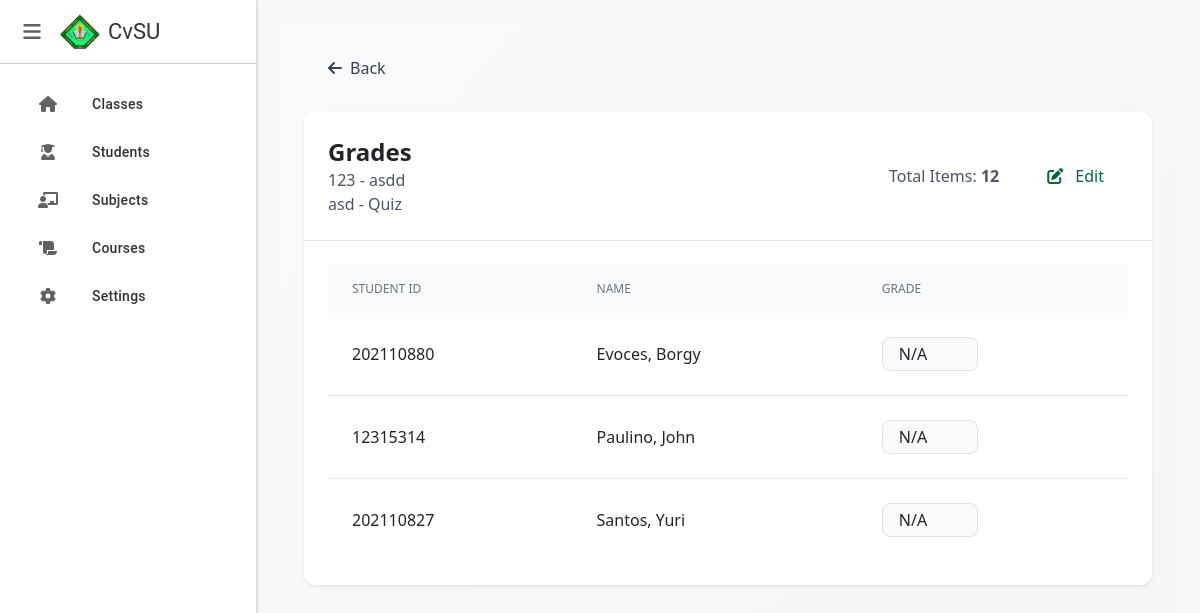
Screenshot of /activities/17/grades/ with the database file from the repository.
### SMSapp/models.py (models this page shows, shortened)
class Activity(models.Model):
    ACTIVITY_TYPE_CHOICES = [
        ('Quiz', 'Quiz'),
        ('Activities', 'Activities'),
        ('Exam', 'Exam'),
        ('Project', 'Project'),
    ]
    activity_id = models.AutoField(primary_key=True)
    subject = models.ForeignKey(Subject, on_delete=models.CASCADE)
    activity_type = models.CharField(max_length=20, choices=ACTIVITY_TYPE_CHOICES)
    activity_name = models.CharField(max_length=100)
    total_items = models.PositiveIntegerField()
    date_assigned = models.DateField(default=datetime.date.today)  # Changed from timezone.now

class Subject(models.Model):
    SEMESTER_CHOICES = [
        (1, '1st Semester'),
        (2, '2nd Semester'),
        (3, 'Summer'),
    ]
    subject_code = models.CharField(max_length=20, primary_key=True)
    subject_title = models.CharField(max_length=100)
    course = models.ForeignKey(Course, on_delete=models.CASCADE, null=True, blank=True)  # Make course optional
    school_year = models.CharField(max_length=20)
    semester = models.PositiveSmallIntegerField(choices=SEMESTER_CHOICES)
    year_level = models.PositiveSmallIntegerField()
    section = models.CharField(max_length=20)
    archive = models.BooleanField(default=False)
    class Meta:
        ordering = ['subject_code']

class StudentSubjectEnrollment(models.Model):
    student = models.ForeignKey(Student, on_delete=models.CASCADE)
    subject = models.ForeignKey(Subject, on_delete=models.CASCADE)

class Student(models.Model):
    student_id = models.CharField(max_length=20, primary_key=True)
    last_name = models.CharField(max_length=50)
    first_name = models.CharField(max_length=50)
    middle_name = models.CharField(max_length=50, blank=True, null=True)
    course = models.ForeignKey(Course, on_delete=models.SET_NULL, null=True)
    year_level = models.PositiveSmallIntegerField()
    section = models.CharField(max_length=20)
    objects = StudentManager()

### SMSapp/views.py (the view)
# urls.py: path('activities/<int:activity_id>/grades/', views.grades, name='grades'),
def grades(request, activity_id):
    activity = Activity.objects.select_related('subject').get(activity_id=activity_id)
    enrollments = StudentSubjectEnrollment.objects.filter(
        subject=activity.subject
    ).select_related('student').annotate(
        grade=models.Subquery(
            Grade.objects.filter(
                student=models.OuterRef('student'),
                activity=activity
            ).values('student_grade')[:1]
        )
    ).order_by('student__last_name', 'student__first_name')  # Order by last name, then first name
    context = {
        'activity': activity,
        'enrollments': enrollments,
    }
    return render(request, 'grades.html', context)

### SMSapp/templates/grades.html (shortened to what this page needs)
{% extends 'base.html' %}
{% load static %}
{% block content %}
<div class="min-h-screen p-6 bg-gradient-to-br from-gray-50 to-gray-100">
    <div class="flex justify-between items-center mb-6">
        <button onclick="history.back()"
                class="inline-flex items-center px-4 py-2 text-gray-700 hover:text-gray-900">
            <i class="fas fa-arrow-left mr-2"></i>
            <span>Back</span>
        </button>
    </div>
    <div class="bg-white rounded-xl shadow-sm">
        <div class="p-6 border-b border-gray-200">
            <div class="flex justify-between items-center">
                <div>
                    <h1 class="text-2xl font-semibold">Grades</h1>
                    <p class="text-gray-600">{{ activity.subject.subject_code }} - {{ activity.subject.subject_title }}</p>
                    <p class="text-gray-600">{{ activity.activity_name }} - {{ activity.activity_type }}</p>
                </div>
                <div class="flex items-center gap-4">
                    <p class="text-gray-600">Total Items: <span class="font-bold">{{ activity.total_items }}</span></p>
                    <button id="editGrades"
                            class="px-4 py-2 text-[#006837] hover:bg-gray-100 rounded-lg transition-colors">
                        <i class="fas fa-edit mr-2"></i>
                        <span>Edit</span>
                    </button>
                </div>
            </div>
        </div>
        <div class="p-6">
            <form id="gradesForm">
                <div class="overflow-x-auto">
                    <table class="min-w-full">
                        <thead class="bg-gray-50">
                            <tr>
                                <th class="px-6 py-3 text-left text-xs font-medium text-gray-500 uppercase">Student ID</th>
                                <th class="px-6 py-3 text-left text-xs font-medium text-gray-500 uppercase">Name</th>
                                <th class="px-6 py-3 text-left text-xs font-medium text-gray-500 uppercase">Grade</th>
                            </tr>
                        </thead>
                        <tbody class="divide-y divide-gray-200">
                            {% for enrollment in enrollments %}
                            <tr>
                                <td class="px-6 py-4">{{ enrollment.student.student_id }}</td>
                                <td class="px-6 py-4">{{ enrollment.student.last_name }}, {{ enrollment.student.first_name }}</td>
                                <td class="px-6 py-4">
                                    <input type="text"
                                           class="grade-input w-24 px-3 py-1 rounded-lg border border-gray-300 focus:ring-2 focus:ring-[#006837]/20 focus:border-[#006837] bg-gray-50"
                                           data-student-id="{{ enrollment.student.student_id }}"
                                           value="{{ enrollment.grade|default:'N/A' }}"
                                           readonly>
                                </td>
                            </tr>
                            {% endfor %}
                        </tbody>
                    </table>
                </div>
            </form>
        </div>
    </div>
</div>
{% endblock %}

### SMSapp/templates/base.html (shortened to what this page needs)
{% load static %}
<!DOCTYPE html>
<html lang="en">
<head>
    <link href="https://cdn.jsdelivr.net/npm/bootstrap@5.3.0/dist/css/bootstrap.min.css" rel="stylesheet">
    <script src="https://cdn.tailwindcss.com"></script>
    <link rel="stylesheet" href="https://cdnjs.cloudflare.com/ajax/libs/font-awesome/6.0.0/css/all.min.css">
</head>
<body>
    <div class="flex h-screen">
        <aside class="sidebar flex flex-col h-full fixed" id="sidebar">
            <div class="sidebar-header">
                <button class="menu-button" id="toggleSidebar" aria-label="Menu">
                    <i class="fas fa-bars text-[20px] text-[#5f6368]"></i>
                </button>
                <div class="logo-container">
                    <img src="{% static 'images/image.png' %}" alt="Classroom" class="logo-image">
                    <span class="logo-text">CvSU</span>
                </div>
            </div>
            <nav class="flex-1 py-3">
                <a href="/" class="nav-link flex items-center {% if request.path == '/' %}active{% endif %}">
                    <div class="nav-icon">
                        <i class="fas fa-home"></i>
                    </div>
                    <span class="nav-text">Classes</span>
                </a>
                <a href="{% url 'students' %}" class="nav-link flex items-center {% if request.path == '/students/' %}active{% endif %}">
                    <div class="nav-icon">
                        <i class="fas fa-user-graduate"></i>
                    </div>
                    <span class="nav-text">Students</span>
                </a>
                <a href="{% url 'subjects' %}" class="nav-link flex items-center {% if request.path == '/subjects/' %}active{% endif %}">
                    <div class="nav-icon">
                        <i class="fas fa-chalkboard-teacher"></i>
                    </div>
                    <span class="nav-text">Subjects</span>
                </a>
                <a href="{% url 'courses' %}" class="nav-link flex items-center {% if request.path == '/courses/' %}active{% endif %}">
                    <div class="nav-icon">
                        <i class="fas fa-scroll"></i>
                    </div>
                    <span class="nav-text">Courses</span>
                </a>
                <a href="#" class="nav-link flex items-center">
                    <div class="nav-icon">
                        <i class="fas fa-cog"></i>
                    </div>
                    <span class="nav-text">Settings</span>
                </a>
            </nav>
        </aside>
        <div class="main-content" id="mainContent">
            <main class="p-6">
                {% block content %}
                {% endblock %}
            </main>
        </div>
    </div>
</body>
</html>

### SMSapp/templates/base.html (style rules this page uses)
:root { --gc-primary: #00563F; --gc-secondary: #E6F2EE; --gc-text: #333333; --gc-border: #CCCCCC; --gc-hover: #F5F9F7; --sidebar-width: 256px; --sidebar-collapsed-width: 72px; }
.sidebar { width: var(--sidebar-width); background-color: white; transition: width 0.3s cubic-bezier(0.4,0,0.2,1); box-shadow: 0 1px 2px 0 rgb(60 64 67 / 30%), 0 1px 3px 1px rgb(60 64 67 / 15%); }
.sidebar-header { height: 64px; padding: 8px 16px 8px 8px; display: flex; align-items: center; border-bottom: 1px solid var(--gc-border); }
.menu-button { width: 48px; height: 48px; min-width: 48px; border-radius: 50%; display: flex; align-items: center; justify-content: center; margin-right: 4px; }
.logo-container { display: flex; align-items: center; gap: 8px; overflow: hidden; }
.logo-image { width: 40px; height: 40px; flex-shrink: 0; }
.logo-text { font-family: 'Google Sans', Roboto, Arial, sans-serif; font-size: 22px; color: var(--gc-text); white-space: nowrap; overflow: hidden; }
.nav-link { height: 48px; padding: 0 12px 0 24px; margin: 0 12px; border-radius: 0 25px 25px 0; display: flex; align-items: center; color: var(--gc-text); transition: background-color .2s; }
.nav-icon { width: 24px; height: 24px; margin-right: 32px; display: flex; align-items: center; justify-content: center; color: #5f6368; flex-shrink: 0; }
.nav-text { font-family: 'Roboto', sans-serif; font-size: 14px; font-weight: 500; letter-spacing: .01785714em; white-space: nowrap; overflow: hidden; }
.main-content { margin-left: var(--sidebar-width); transition: margin-left 0.3s cubic-bezier(0.4,0,0.2,1); min-height: 100vh; width: calc(100% - var(--sidebar-width)); position: relative; }
body { background-color: #f9f9f9; overflow-x: hidden; }

### rows the page displays
Activity: subject.subject_code "123", subject.subject_title "asdd", activity_name "asd", activity_type "Quiz", total_items "12"
StudentSubjectEnrollment: student.student_id "202110880", student.last_name "Evoces", student.first_name "Borgy", grade "N/A"
StudentSubjectEnrollment: student.student_id "12315314", student.last_name "Paulino", student.first_name "John", grade "N/A"
StudentSubjectEnrollment: student.student_id "202110827", student.last_name "Santos", student.first_name "Yuri", grade "N/A"
